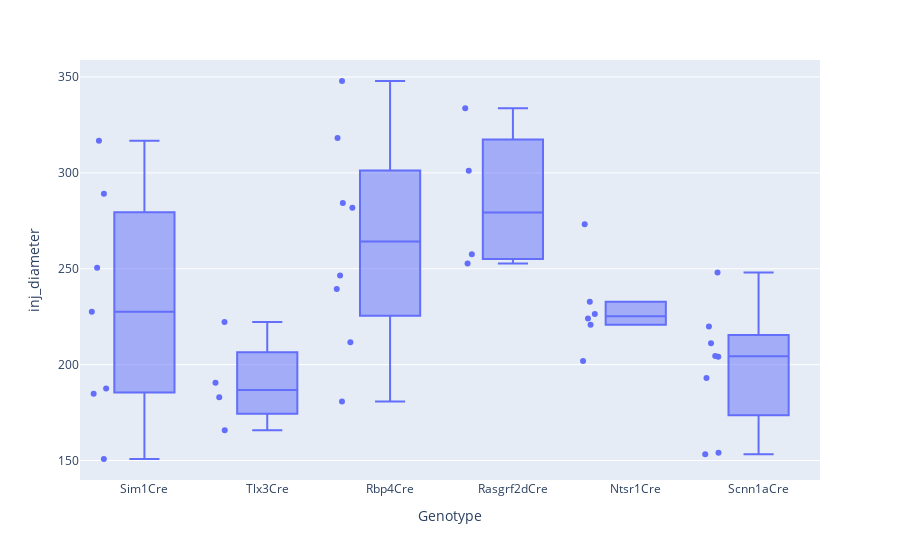

Here is the notebook cell this chart was saved with:
### Code cell
import plotly.express as px
fig = px.box(data, x="Genotype", y="inj_diameter", points="all")
fig.show()
fig.write_html("injection_diameter_um.html")

### Figure 1 — Plotly figure (JSON) as saved in the notebook; plotly's stock layout.template omitted (floating-point values rounded to 4 significant figures)
{"data": [{"alignmentgroup": "True", "boxpoints": "all", "hovertemplate": "Genotype=%{x}<br>inj_diameter=%{y}<extra></extra>", "legendgroup": "", "marker": {"color": "#636efa"}, "name": "", "notched": false, "offsetgroup": "", "orientation": "v", "showlegend": false, "type": "box", "x": ["Sim1Cre", "Sim1Cre", "Sim1Cre", "Tlx3Cre", "Rbp4Cre", "Tlx3Cre", "Rbp4Cre", "Rbp4Cre", "Rasgrf2dCre", "Rasgrf2dCre", "Rasgrf2dCre", "Rasgrf2dCre", "Rbp4Cre", "Rbp4Cre", "Sim1Cre", "Ntsr1Cre", "Ntsr1Cre", "Ntsr1Cre", "Tlx3Cre", "Rbp4Cre", "Tlx3Cre", "Sim1Cre", "Ntsr1Cre", "Ntsr1Cre", "Ntsr1Cre", "Sim1Cre", "Sim1Cre", "Rbp4Cre", "Rbp4Cre", "Scnn1aCre", "Scnn1aCre", "Scnn1aCre", "Scnn1aCre", "Scnn1aCre", "Scnn1aCre", "Scnn1aCre", "Scnn1aCre"], "x0": " ", "xaxis": "x", "y": [289.1, 184.8, 250.6, 190.6, 180.8, 222.3, 239.4, 211.7, 257.6, 333.7, 301.2, 252.7, 347.9, 281.8, 227.5, 201.9, 273.3, 226.5, 165.8, 284.3, 183.0, 187.5, 224.0, 232.8, 220.8, 150.8, 316.8, 246.5, 318.3, 154.1, 211.1, 204.5, 248.1, 193.0, 204.2, 153.3, 219.8], "y0": " ", "yaxis": "y"}], "layout": {"autosize": true, "boxmode": "group", "legend": {"tracegroupgap": 0}, "margin": {"t": 60}, "xaxis": {"anchor": "y", "autorange": true, "domain": [0, 1], "range": [-0.5093, 5.5], "title": {"text": "Genotype"}, "type": "category"}, "yaxis": {"anchor": "x", "autorange": true, "domain": [0, 1], "range": [139.8, 358.9], "title": {"text": "inj_diameter"}, "type": "linear"}}}
